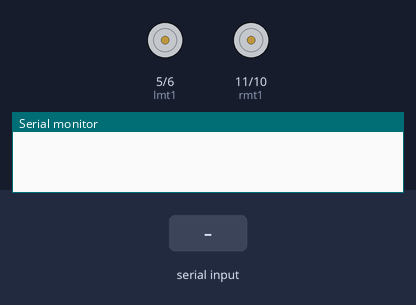
This sketch was run on a simulated Arduino Uno, built with avr-gcc and run on an emulated ATmega328P. Shown: motor-driver pin pairs drawn as motors (green arrow = first pin HIGH = forward, orange = second pin HIGH = backward, longer = more drive), the last lines printed to the serial monitor. The test bench sets the inputs (shaded band).

Above: at 1.2 s.
1.3 s: "w" received over Serial
At 1.9 s:
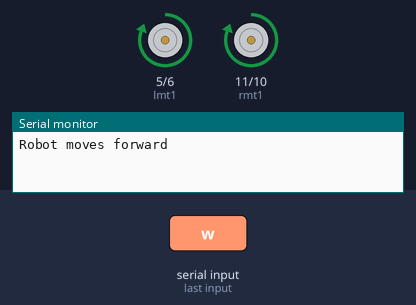
2.8 s: "d" received over Serial
At 4.0 s:
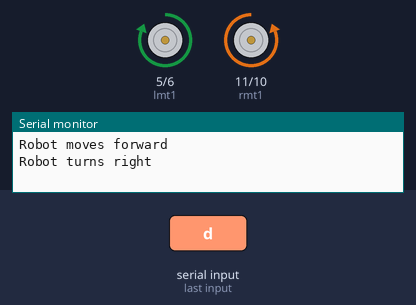
4.3 s: "a" received over Serial
At 5.3 s:
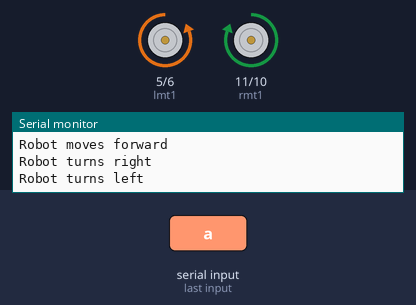
5.8 s: "z" received over Serial
At 6.5 s:
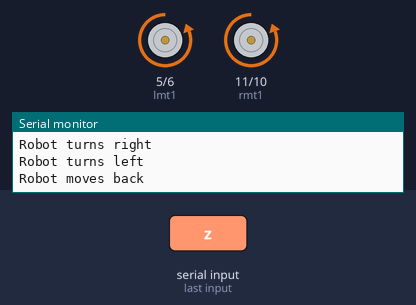
Timing chart, 0 to 8.3 s (numbered marks = the images above; inputs shaded):
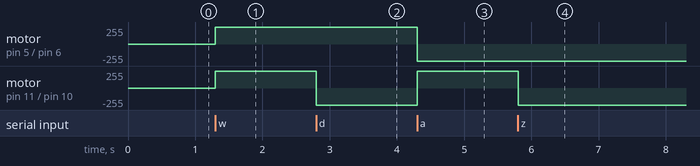

Measured:
- after the input at 1.3 s, motor on pin 5 (lmt1) / pin 6 (lmt2), motor on pin 11 (rmt1) / pin 10 (rmt2): stopped → forward 255/255 at once
- after the input at 2.8 s, motor on pin 11 (rmt1) / pin 10 (rmt2): forward 255/255 → backward 255/255 at once
- after the input at 4.3 s, motor on pin 5 (lmt1) / pin 6 (lmt2): forward 255/255 → backward 255/255 at once; motor on pin 11 (rmt1) / pin 10 (rmt2): backward 255/255 → forward 255/255 at once
- after the input at 5.8 s, motor on pin 11 (rmt1) / pin 10 (rmt2): forward 255/255 → backward 255/255 at once

The sketch:

sketch_dec29a.ino
```cpp
int lmt1=5,lmt2=6,rmt1=11,rmt2=10;     //set your motor output pins left motor terminals and right motor terminals
int value;           // declaring variable used in serial communication
void setup()         // main function executes only once
{
 pinMode(lmt1,OUTPUT);
 pinMode(lmt2,OUTPUT);
 pinMode(rmt1,OUTPUT);
 pinMode(rmt2,OUTPUT);
 Serial.begin(9600); // serial communication begins baud rate is 9600
}
void loop()
{
  value=Serial.read(); //it will read the data recieved by xbee
  switch(value)   // will activate the case according to the value

  {
    case 'w':     // pressing w from keyboard activates this case and robot moves forward
    Serial.println("Robot moves forward");
    fwd();
    break;        // restart the loop function
    case 'd':     // pressing d from keyboard activates this case and robot turns right
    Serial.println("Robot turns right");
    right();
    break;
    case 'a':     // pressing a from keyboard activates this case and robot turns left
    Serial.println("Robot turns left");
    left();
    break;
    case 's':     // pressing s from keyboard activates this case and robot stops
    Serial.println("Robot stops");
    Stop();
    break;
    case 'z':     // pressing z from keyboard activates this case and robot moves back
    Serial.println("Robot moves back");
    back();
    break;
  }

}
void Stop() // function details
{
  digitalWrite(lmt1,LOW);   // logic to stop all motor signal 0 volt
  digitalWrite(lmt2,LOW);
  digitalWrite(rmt1,LOW);
  digitalWrite(rmt2,LOW);
}
void left()
{
  digitalWrite(lmt1,LOW);   // logic to move left. Right motor moves forward and left motor backwards
  digitalWrite(lmt2,HIGH);
  digitalWrite(rmt1,HIGH);
  digitalWrite(rmt2,LOW);
}
void right()                // logic to move right. Left motor moves forward and right motor backwards
{
  digitalWrite(lmt1,HIGH);
  digitalWrite(lmt2,LOW);
  digitalWrite(rmt1,LOW);
  digitalWrite(rmt2,HIGH);
}
void fwd()                   // logic to move forward. both motor moves forward
{
  digitalWrite(lmt1,HIGH);
  digitalWrite(lmt2,LOW);
  digitalWrite(rmt1,HIGH);
  digitalWrite(rmt2,LOW);
}
void back()                 // logic to move Backwards. both motor moves backwards
{
  digitalWrite(lmt1,LOW);
  digitalWrite(lmt2,HIGH);
  digitalWrite(rmt1,LOW);
  digitalWrite(rmt2,HIGH);
}
```
